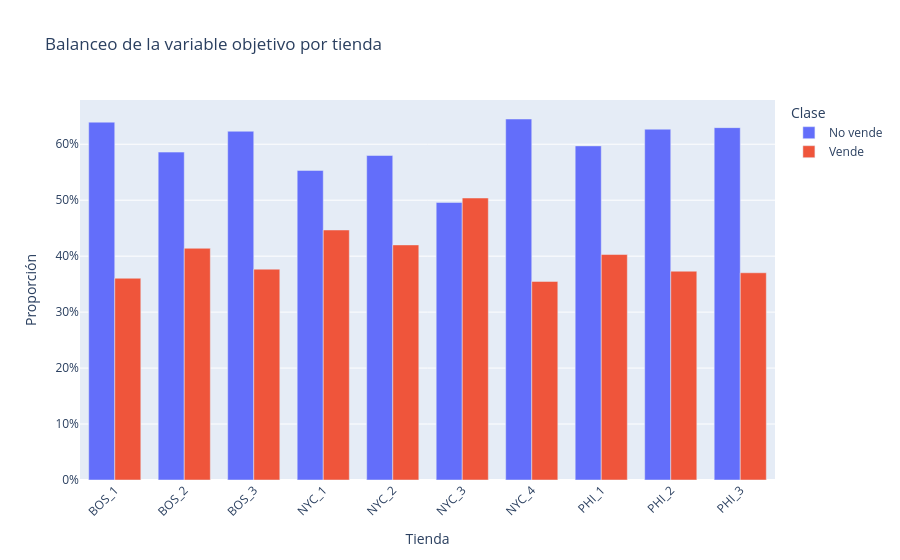

Notebook code cell kept with this figure:
### Markdown cell above
### **5.1 Clasificador: ¿se vende o no?**

`XGBClassifier` entrenado por tienda para predecir si un producto vende
o no en cada día del horizonte de predicción. Captura el patrón de intermitencia
detectado en el EDA y evita que los ceros contaminen el regresor.

### Code cell
df_balanceado = df_train.copy()
df_balanceado["vende"] = (df_balanceado["sales"] > 0).astype(int)
balance_tiendas = df_balanceado.groupby("store_code")["vende"].value_counts(normalize=True).rename("proporcion").reset_index()
balance_tiendas["clase"] = balance_tiendas["vende"].map({0: "No vende",1: "Vende"})
fig = px.bar(balance_tiendas, x = "store_code", y = "proporcion", color = "clase",barmode = "group", title = "Balanceo de la variable objetivo por tienda",labels = {"store_code": "Tienda","proporcion": "Proporción", "clase": "Clase"})
fig.update_layout(xaxis_tickangle = -45, yaxis_tickformat = ".0%", bargap = 0.25)
fig.show()

### Figure 1 — Plotly figure (JSON) as saved in the notebook; plotly's stock layout.template omitted (floating-point values rounded to 4 significant figures)
{"data": [{"alignmentgroup": "True", "hovertemplate": "Clase=No vende<br>Tienda=%{x}<br>Proporción=%{y}<extra></extra>", "legendgroup": "No vende", "marker": {"color": "#636efa", "pattern": {"shape": ""}}, "name": "No vende", "offsetgroup": "No vende", "orientation": "v", "showlegend": true, "textposition": "auto", "type": "bar", "x": ["BOS_1", "BOS_2", "BOS_3", "NYC_1", "NYC_2", "NYC_3", "NYC_4", "PHI_1", "PHI_2", "PHI_3"], "xaxis": "x", "y": [0.6394, 0.5859, 0.6232, 0.5532, 0.5799, 0.4961, 0.6451, 0.5971, 0.6269, 0.6297], "yaxis": "y"}, {"alignmentgroup": "True", "hovertemplate": "Clase=Vende<br>Tienda=%{x}<br>Proporción=%{y}<extra></extra>", "legendgroup": "Vende", "marker": {"color": "#EF553B", "pattern": {"shape": ""}}, "name": "Vende", "offsetgroup": "Vende", "orientation": "v", "showlegend": true, "textposition": "auto", "type": "bar", "x": ["BOS_1", "BOS_2", "BOS_3", "NYC_1", "NYC_2", "NYC_3", "NYC_4", "PHI_1", "PHI_2", "PHI_3"], "xaxis": "x", "y": [0.3606, 0.4141, 0.3768, 0.4468, 0.4201, 0.5039, 0.3549, 0.4029, 0.3731, 0.3703], "yaxis": "y"}], "layout": {"bargap": 0.25, "barmode": "group", "legend": {"title": {"text": "Clase"}, "tracegroupgap": 0}, "title": {"text": "Balanceo de la variable objetivo por tienda"}, "xaxis": {"anchor": "y", "domain": [0, 1], "tickangle": -45, "title": {"text": "Tienda"}}, "yaxis": {"anchor": "x", "domain": [0, 1], "tickformat": ".0%", "title": {"text": "Proporción"}}}}
